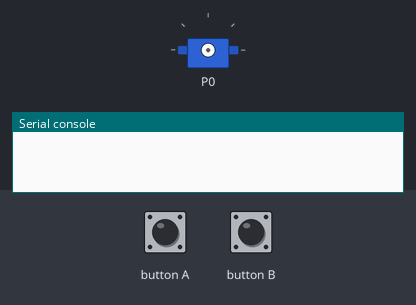
Simulated run of this program. Board: BBC micro:bit running MicroPython. On the bench: servo, the last lines printed to the serial console. The test bench sets the inputs (shaded band). Servo angles are drawn from the pulse width (0.5 ms = 0°, 2.5 ms = 180°).

Above: at 2.2 s.
2.3 s: button A pressed for 0.15 s
3.9 s: button A pressed for 1 s
6.4 s: button A pressed for 0.15 s
8.0 s: button A pressed for 3.2 s
At 9.1 s:
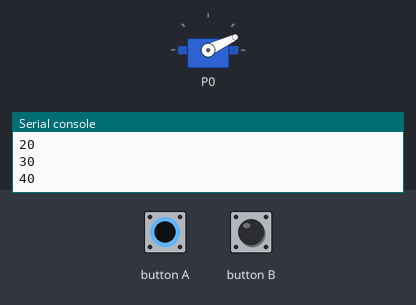
12.7 s: button A pressed for 0.15 s
At 13.9 s:
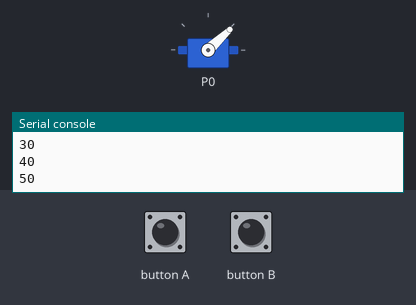
14.3 s: button A pressed for 1 s
At 15.1 s:
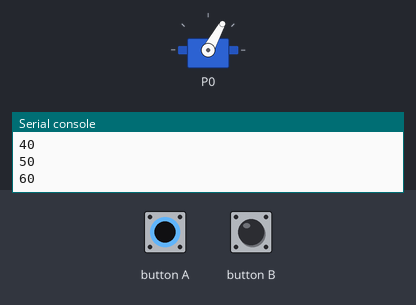
Timing chart, 0 to 17.3 s (numbered marks = the images above; inputs shaded):
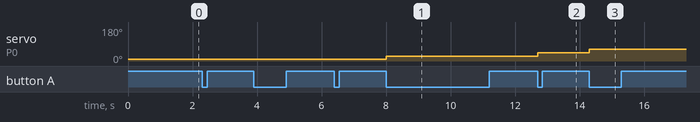

Measured:
- after the input at 8.0 s, servo on P0: 8° → 25° at once
- after the input at 12.7 s, servo on P0: 25° → 43° at once
- after the input at 14.3 s, servo on P0: 43° → 61° at once

The program:

14_servo_buttons.py
```python
from microbit import *

time = 1000

angle = 0
pin0.write_analog(angle)
sleep(time)

while True:

    if button_a.was_pressed():
        if angle < 100:
            angle = angle + 10
            print(angle)
            pin0.write_analog(angle)
            sleep(time)
    if button_b.was_pressed():
        if angle > 20:
            angle = angle - 10
            print(angle)
            pin0.write_analog(angle)
            sleep(time)
```
